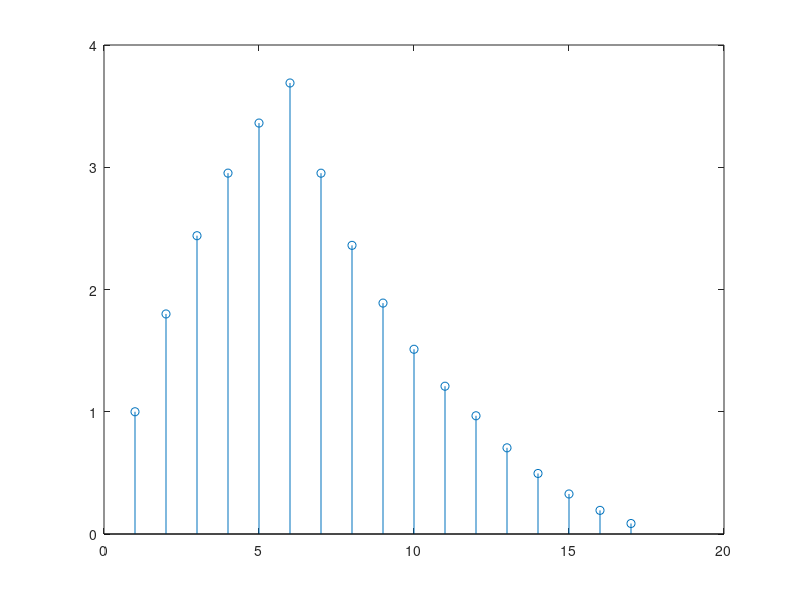

Reproduce this figure in MATLAB.
n = 0 : 1 : 11;
m = 0 : 1 : 5;
N1 = length(n);
N2 = length(m);
xn = 0.8 .^ n;  % 生成x(n)
hn = ones(1, N2);   % 生成h(n)
N = N1 + N2 - 1;
XK = fft(xn, N);    % 对x(n)进行FFT得到X(K)
HK = fft(hn, N);    % 对h(n)进行FFT得到H(K)
YK = XK .* HK;   
yn = ifft(YK, N);
stem(abs(yn));

% 使用MATLAB的函数conv来验证上述程序的正确性
% step1: 利用conv函数计算xn与hn的卷积，得到yn1
yn1 = conv(xn, hn);
% step2: 对yn1进行FFT得到Y1(K)
Y1K = fft(yn1, N);
% step3: 比较YK和Y1K两个结果的最大差异
if max(abs(YK - Y1K)) < 1e-10
    fprintf('The two methods produce almost identical results.\n');
else
    fprintf('The two methods produce different results.\n');
end